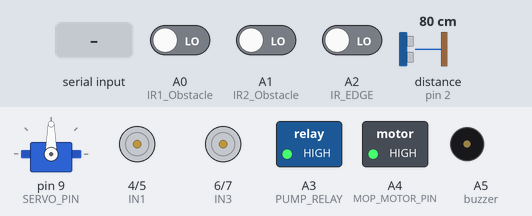
Bench run of a sketch on a simulated Arduino Uno, built with avr-gcc and run on an emulated ATmega328P. On the bench: servo, motor-driver pin pairs drawn as motors (green arrow = first pin HIGH = forward, orange = second pin HIGH = backward, longer = more drive, scaled by the enable pin), switched loads named in the sketch (green lamp = pin HIGH), buzzer (waves = sounding, pin HIGH). Wiring (inferred from the names in the program): ultrasonic range finder: trigger pin 8; echo pin 2. Inputs (shaded band) come from the test bench; at power-on: A2 (IR_EDGE) LOW, A0 (IR1_Obstacle) LOW, A1 (IR2_Obstacle) LOW, distance to the obstacle (sensor on pin 2) 80 cm. The echo pulse lasts 58.3 µs per cm; pins used as bus, display or sensor lines are not drawn.

Above: at 1.2 s.
1.3 s: "A" received over Serial
At 2.6 s:
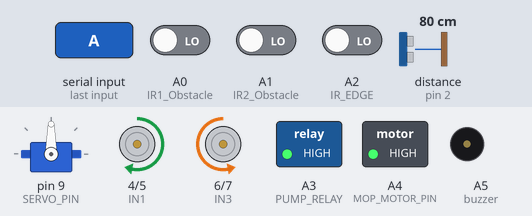
4.3 s: A2 (IR_EDGE) driven HIGH
At 5.6 s:
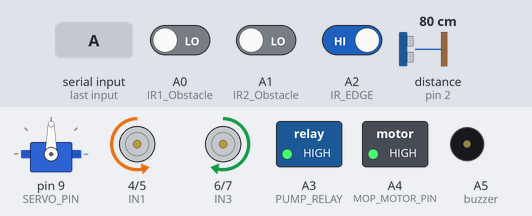
7.3 s: A2 (IR_EDGE) driven LOW
At 7.82 s:
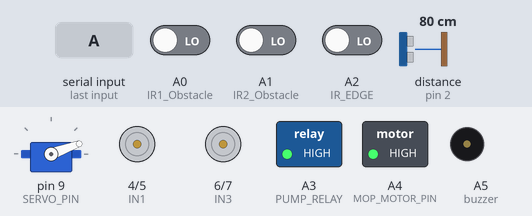
10.3 s: A0 (IR1_Obstacle) driven HIGH
Timing chart, 0 to 14.3 s (numbered marks = the images above; inputs shaded):
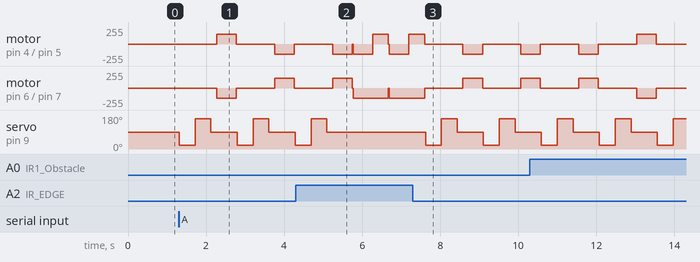

Measured:
- after the input at 1.3 s, motor on pin 4 (IN1) / pin 5 (IN2): stopped → forward 150/255 after 0.98 s, → stopped 0.50 s later, → backward 150/255 0.99 s later, → stopped 0.50 s later; motor on pin 6 (IN3) / pin 7 (IN4): stopped → backward 150/255 after 0.98 s, → stopped 0.50 s later, → forward 150/255 0.99 s later, → stopped 0.50 s later
- after the input at 4.3 s, servo on pin 9 (SERVO_PIN): goes on until 5.1 s, then stays 90°
- after the input at 7.3 s, motor on pin 6 (IN3) / pin 7 (IN4): stopped → forward 150/255 after 1.3 s, → stopped 0.50 s later, → forward 150/255 0.99 s later; servo on pin 9 (SERVO_PIN): 90° → 20° after 0.32 s, → 160° 0.41 s later, → 90° 0.41 s later, → 20° 0.68 s later, … (6 changes in this stretch)

The sketch:

final_code.ino
```cpp
#include <Servo.h>

// Pin Definitions
#define TRIG 8
#define ECHO 2
#define ENA 3
#define ENB 11
#define IN1 4
#define IN2 5
#define IN3 6
#define IN4 7
#define SERVO_PIN 9
#define MOP_MOTOR_PIN A4
#define PUMP_RELAY A3
#define IR1_Obstacle A0
#define IR2_Obstacle A1
#define IR_EDGE A2
#define buzzer A5

Servo myServo;

// Ultrasonic Interrupt Variables
volatile unsigned long startTime = 0;
volatile unsigned long endTime = 0;
volatile bool newData = false;
float distance = 0;

// State Machine and Timing Variables
unsigned long lastCycleResetTime = 0;
unsigned long stageStartTime = 0;
bool isCleaningCycle = false;
int cleaningStage = 0; // 0 = Idle Navigation, 1 = Stage 1, 2 = Stage 2, 3 = Stage 3

char mode = 'M';   // 'M' = Manual, 'A' = Auto

void setup() {
  Serial.begin(115200);

  pinMode(TRIG, OUTPUT);
  pinMode(ECHO, INPUT);
  pinMode(ENA, OUTPUT);
  pinMode(ENB, OUTPUT);
  pinMode(IN1, OUTPUT);
  pinMode(IN2, OUTPUT);
  pinMode(IN3, OUTPUT);
  pinMode(IN4, OUTPUT);
  pinMode(MOP_MOTOR_PIN, OUTPUT);
  pinMode(PUMP_RELAY, OUTPUT);
  pinMode(buzzer, OUTPUT);
  pinMode(IR1_Obstacle, INPUT);
  pinMode(IR2_Obstacle, INPUT);
  pinMode(IR_EDGE, INPUT);

  myServo.attach(SERVO_PIN);
  myServo.write(90); // Center servo

  attachInterrupt(digitalPinToInterrupt(ECHO), echoISR, CHANGE);

  // Active-Low Relays Initial State: HIGH = OFF
  digitalWrite(PUMP_RELAY, HIGH);
  digitalWrite(MOP_MOTOR_PIN, HIGH);
  digitalWrite(buzzer, LOW);

  lastCycleResetTime = millis();
}

void loop() {
  distance = getDistance();

  // Check incoming Serial commands from ESP
  if (Serial.available()) {
    char cmd = Serial.read();

    if (cmd == 'M') {
      mode = 'M';
      stopMotors();
      resetCleaningSystem();
    }
    else if (cmd == 'A') {
      mode = 'A';
      resetCleaningSystem();
      lastCycleResetTime = millis();
    }

    if (mode == 'M') {
      manualControl(cmd);
    }
  }

  // Auto Mode execution
  if (mode == 'A') {
    autoMode();
  }

  delay(20);
}

void resetCleaningSystem() {
  isCleaningCycle = false;
  cleaningStage = 0;
  digitalWrite(PUMP_RELAY, HIGH);
  digitalWrite(MOP_MOTOR_PIN, HIGH);
  digitalWrite(buzzer, LOW);
}

void manualControl(char cmd) {
  if (cmd == 'F') forward();
  if (cmd == 'B') backward();
  if (cmd == 'L') turnLeft();
  if (cmd == 'R') turnRight();
  if (cmd == 'S') stopMotors();


  if (cmd == 'P') digitalWrite(PUMP_RELAY, LOW);
  if (cmd == 'MO') digitalWrite(PUMP_RELAY, LOW);

  if (cmd == 'C') {
    digitalWrite(PUMP_RELAY, HIGH);
    digitalWrite(MOP_MOTOR_PIN, HIGH);
  }
}

void autoMode() {
  unsigned long currentMillis = millis();

  // If 50 seconds have elapsed, start the cleaning sequence
  if (!isCleaningCycle && (currentMillis - lastCycleResetTime >= 50000)) {
    isCleaningCycle = true;
    cleaningStage = 1;
    stageStartTime = currentMillis;

    // Stage 1 Start: Relays must be OFF (HIGH)
    digitalWrite(PUMP_RELAY, HIGH);
    digitalWrite(MOP_MOTOR_PIN, HIGH);
  }

  if (isCleaningCycle) {
    executeCleaningCycle(currentMillis);
  } else {
    normalMovement(); // Regular navigation outside of the cleaning cycle
  }
}

void executeCleaningCycle(unsigned long currentMillis) {
  unsigned long elapsedStageTime = currentMillis - stageStartTime;

  // --- STAGE 1: First 20 Seconds (Cleaning with FAN only) ---
  if (cleaningStage == 1) {
    digitalWrite(PUMP_RELAY, HIGH);
    digitalWrite(MOP_MOTOR_PIN, HIGH);

    if (elapsedStageTime >= 20000) {
      cleaningStage = 2;
      stageStartTime = currentMillis; // Reset clock for Stage 2
      stopMotors();                   // Stop motors for Stage 2
      digitalWrite(PUMP_RELAY, LOW);  // Turn Pump ON (LOW)
    } else {
      normalMovement();               // Move normally during Stage 1
    }
  }

  // --- STAGE 2: Next 10 Seconds (spray water with Pump) ---
  else if (cleaningStage == 2) {
    stopMotors();                    // Keep motors OFF completely
    digitalWrite(PUMP_RELAY, LOW);   // Pump remains ON
    digitalWrite(MOP_MOTOR_PIN, HIGH); // Mop remains OFF

    if (elapsedStageTime >= 10000) {
      cleaningStage = 3;
      stageStartTime = currentMillis;   // Reset clock for Stage 3
      digitalWrite(PUMP_RELAY, HIGH);  // Turn Pump OFF (HIGH)
      digitalWrite(MOP_MOTOR_PIN, LOW); // Turn Mop ON (LOW)
    }
  }

  // --- STAGE 3: Final 20 Seconds (Mopping stage) ---
  else if (cleaningStage == 3) {
    digitalWrite(PUMP_RELAY, HIGH);   // Pump OFF
    digitalWrite(MOP_MOTOR_PIN, LOW);  // Mop ON

    if (elapsedStageTime >= 20000) {
      // End of Cycle Cleanup
      digitalWrite(MOP_MOTOR_PIN, HIGH); // Turn Mop OFF

      // Notification sound
      digitalWrite(buzzer, HIGH);
      delay(1000);
      digitalWrite(buzzer, LOW);

      // Reset variables back to idle autonomous navigation
      isCleaningCycle = false;
      cleaningStage = 0;
      lastCycleResetTime = millis();
    } else {
      normalMovement(); // Resume normal movement logic
    }
  }
}

void normalMovement() {
  if (digitalRead(IR_EDGE) == HIGH) {
    stopMotors();
    backward();
    delay(500);
    turnRight();
    delay(400);
    stopMotors();
    return;
  }

  if (distance < 15 || digitalRead(IR1_Obstacle) == LOW || digitalRead(IR2_Obstacle) == LOW) {
    stopMotors();

    myServo.write(20);
    delay(400);
    float rightDistance = getDistance();

    myServo.write(160);
    delay(400);
    float leftDistance = getDistance();

    myServo.write(90);
    delay(150);

    // Decision Logic based on your exact instructions
    if (rightDistance > leftDistance) {
      turnRight();
    } else {
      turnLeft();
    }
    delay(500);
    stopMotors();
  }
  else {
    forward();
  }
}

void forward() {
  digitalWrite(IN1, HIGH); digitalWrite(IN2, LOW);
  digitalWrite(IN3, HIGH); digitalWrite(IN4, LOW);
  analogWrite(ENA, 120);
  analogWrite(ENB, 120);
}

void backward() {
  digitalWrite(IN1, LOW);  digitalWrite(IN2, HIGH);
  digitalWrite(IN3, LOW);  digitalWrite(IN4, HIGH);
  analogWrite(ENA, 120);
  analogWrite(ENB, 120);
}

void turnLeft() {
  digitalWrite(IN1, LOW);  digitalWrite(IN2, HIGH);
  digitalWrite(IN3, HIGH); digitalWrite(IN4, LOW);
  analogWrite(ENA, 150);
  analogWrite(ENB, 150);
}

void turnRight() {
  digitalWrite(IN1, HIGH); digitalWrite(IN2, LOW);
  digitalWrite(IN3, LOW);  digitalWrite(IN4, HIGH);
  analogWrite(ENA, 150);
  analogWrite(ENB, 150);
}

void stopMotors() {
  digitalWrite(IN1, LOW); digitalWrite(IN2, LOW);
  digitalWrite(IN3, LOW); digitalWrite(IN4, LOW);
  analogWrite(ENA, 0);
  analogWrite(ENB, 0);
}

float getDistance() {
  digitalWrite(TRIG, LOW);
  delayMicroseconds(2);
  digitalWrite(TRIG, HIGH);
  delayMicroseconds(10);
  digitalWrite(TRIG, LOW);

  unsigned long pingTimeout = millis();
  while(!newData) {
    if(millis() - pingTimeout > 30) break;
  }

  if (newData) {
    unsigned long duration = endTime - startTime;
    distance = duration * 0.0343 / 2.0;
    newData = false;
  }
  return distance;
}

void echoISR() {
  if (digitalRead(ECHO)) {
    startTime = micros();
  } else {
    endTime = micros();
    newData = true;
  }
}
```
